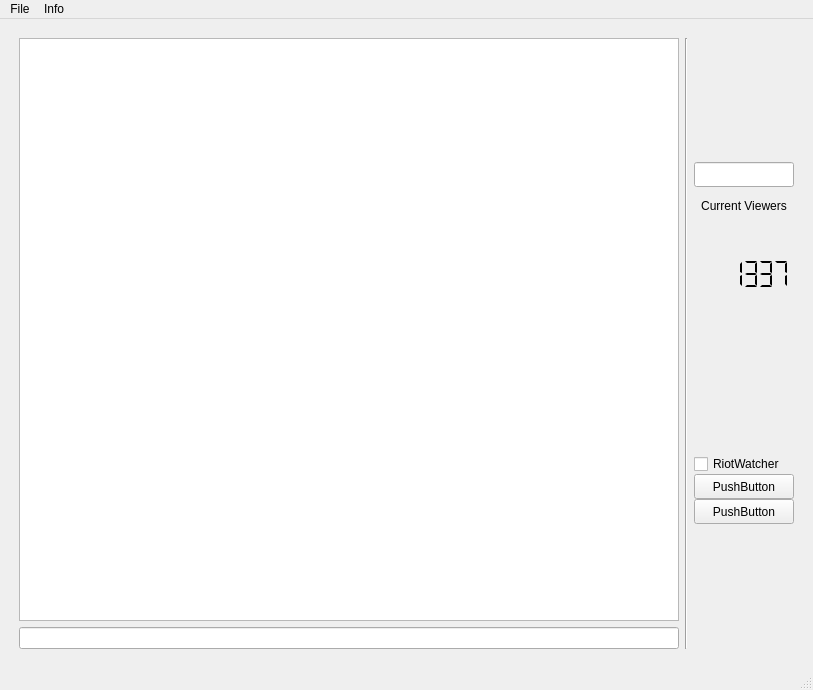
<?xml version="1.0" encoding="UTF-8"?>
<ui version="4.0">
 <class>r4</class>
 <widget class="QMainWindow" name="r4">
  <property name="geometry">
   <rect>
    <x>0</x>
    <y>0</y>
    <width>813</width>
    <height>690</height>
   </rect>
  </property>
  <property name="windowTitle">
   <string>r4's Streaming Suite</string>
  </property>
  <property name="windowIcon">
   <iconset resource="../pictures/pics.qrc">
    <normaloff>:/newPrefix/r4.png</normaloff>:/newPrefix/r4.png</iconset>
  </property>
  <widget class="QWidget" name="centralwidget">
   <layout class="QHBoxLayout" name="horizontalLayout_2">
    <item>
     <widget class="QWidget" name="horizontalWidget" native="true">
      <layout class="QHBoxLayout" name="horizontalLayout">
       <property name="sizeConstraint">
        <enum>QLayout::SetMinAndMaxSize</enum>
       </property>
       <property name="leftMargin">
        <number>10</number>
       </property>
       <property name="topMargin">
        <number>10</number>
       </property>
       <property name="rightMargin">
        <number>10</number>
       </property>
       <property name="bottomMargin">
        <number>10</number>
       </property>
       <item>
        <layout class="QVBoxLayout" name="verticalLayout">
         <item>
          <widget class="QPlainTextEdit" name="plainTextEdit">
           <property name="focusPolicy">
            <enum>Qt::NoFocus</enum>
           </property>
          </widget>
         </item>
         <item>
          <widget class="QLineEdit" name="lineEdit"/>
         </item>
        </layout>
       </item>
       <item>
        <widget class="Line" name="line">
         <property name="orientation">
          <enum>Qt::Vertical</enum>
         </property>
        </widget>
       </item>
       <item>
        <layout class="QVBoxLayout" name="verticalLayout_2">
         <item>
          <layout class="QVBoxLayout" name="verticalLayout_3">
           <item>
            <widget class="QLineEdit" name="lineEdit_3">
             <property name="sizePolicy">
              <sizepolicy hsizetype="Ignored" vsizetype="Maximum">
               <horstretch>0</horstretch>
               <verstretch>0</verstretch>
              </sizepolicy>
             </property>
             <property name="minimumSize">
              <size>
               <width>100</width>
               <height>25</height>
              </size>
             </property>
             <property name="maximumSize">
              <size>
               <width>200</width>
               <height>25</height>
              </size>
             </property>
             <property name="text">
              <string/>
             </property>
            </widget>
           </item>
           <item>
            <widget class="QLabel" name="label">
             <property name="maximumSize">
              <size>
               <width>16777215</width>
               <height>25</height>
              </size>
             </property>
             <property name="layoutDirection">
              <enum>Qt::LeftToRight</enum>
             </property>
             <property name="text">
              <string>Current Viewers</string>
             </property>
             <property name="alignment">
              <set>Qt::AlignCenter</set>
             </property>
            </widget>
           </item>
           <item>
            <widget class="QLCDNumber" name="lcdNumber">
             <property name="minimumSize">
              <size>
               <width>50</width>
               <height>0</height>
              </size>
             </property>
             <property name="maximumSize">
              <size>
               <width>16777215</width>
               <height>100</height>
              </size>
             </property>
             <property name="frameShape">
              <enum>QFrame::NoFrame</enum>
             </property>
             <property name="frameShadow">
              <enum>QFrame::Plain</enum>
             </property>
             <property name="lineWidth">
              <number>0</number>
             </property>
             <property name="digitCount">
              <number>6</number>
             </property>
             <property name="segmentStyle">
              <enum>QLCDNumber::Flat</enum>
             </property>
             <property name="intValue" stdset="0">
              <number>1337</number>
             </property>
            </widget>
           </item>
          </layout>
         </item>
         <item>
          <layout class="QVBoxLayout" name="verticalLayout_4">
           <property name="spacing">
            <number>0</number>
           </property>
           <property name="sizeConstraint">
            <enum>QLayout::SetDefaultConstraint</enum>
           </property>
           <property name="leftMargin">
            <number>0</number>
           </property>
           <property name="topMargin">
            <number>0</number>
           </property>
           <item>
            <widget class="QCheckBox" name="checkBox">
             <property name="text">
              <string>RiotWatcher</string>
             </property>
            </widget>
           </item>
           <item>
            <widget class="QPushButton" name="pushButton_3">
             <property name="sizePolicy">
              <sizepolicy hsizetype="Minimum" vsizetype="Maximum">
               <horstretch>0</horstretch>
               <verstretch>0</verstretch>
              </sizepolicy>
             </property>
             <property name="minimumSize">
              <size>
               <width>100</width>
               <height>25</height>
              </size>
             </property>
             <property name="maximumSize">
              <size>
               <width>200</width>
               <height>25</height>
              </size>
             </property>
             <property name="text">
              <string>PushButton</string>
             </property>
            </widget>
           </item>
           <item>
            <widget class="QPushButton" name="pushButton_5">
             <property name="sizePolicy">
              <sizepolicy hsizetype="Minimum" vsizetype="Maximum">
               <horstretch>0</horstretch>
               <verstretch>0</verstretch>
              </sizepolicy>
             </property>
             <property name="minimumSize">
              <size>
               <width>100</width>
               <height>25</height>
              </size>
             </property>
             <property name="maximumSize">
              <size>
               <width>200</width>
               <height>25</height>
              </size>
             </property>
             <property name="text">
              <string>PushButton</string>
             </property>
            </widget>
           </item>
          </layout>
         </item>
        </layout>
       </item>
      </layout>
     </widget>
    </item>
   </layout>
  </widget>
  <widget class="QMenuBar" name="menubar">
   <property name="geometry">
    <rect>
     <x>0</x>
     <y>0</y>
     <width>813</width>
     <height>30</height>
    </rect>
   </property>
   <widget class="QMenu" name="menuSettings">
    <property name="title">
     <string>File</string>
    </property>
    <addaction name="actionSafe_Settings"/>
    <addaction name="actionReload"/>
   </widget>
   <widget class="QMenu" name="menuInfo">
    <property name="title">
     <string>Info</string>
    </property>
    <addaction name="actionDeveloper_Info"/>
    <addaction name="actionApplication_Info"/>
   </widget>
   <addaction name="menuSettings"/>
   <addaction name="menuInfo"/>
  </widget>
  <widget class="QStatusBar" name="statusbar"/>
  <action name="actionSafe_Settings">
   <property name="checkable">
    <bool>false</bool>
   </property>
   <property name="text">
    <string>Edit Settings</string>
   </property>
  </action>
  <action name="actionReload">
   <property name="text">
    <string>Reload</string>
   </property>
  </action>
  <action name="actionDeveloper_Info">
   <property name="text">
    <string>Developer Info</string>
   </property>
  </action>
  <action name="actionApplication_Info">
   <property name="text">
    <string>Application Info</string>
   </property>
  </action>
 </widget>
 <resources>
  <include location="../pictures/pics.qrc"/>
 </resources>
 <connections/>
</ui>
